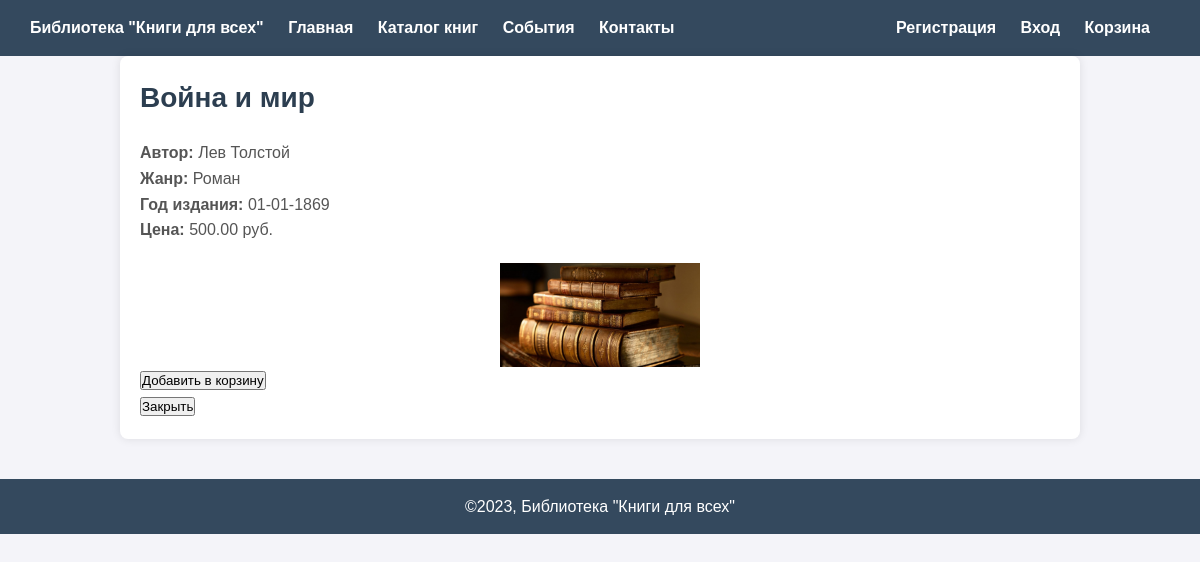
Screenshot of /code/details.php?ID=9 with the database file from the repository.
### code/details.php (the view, shortened to what this page needs)
<?php
include("db_connect.php");
$book_id = $_GET['ID'];
$sql_book = "SELECT k.`Код книги`, k.`Название`, k.`Цена`, DATE_FORMAT(k.`Год`, '%d-%m-%Y') AS `Год`, a.`Имя`, a.`Фамилия`, j.`Название жанра`
             FROM `Книга` k
             LEFT JOIN `Автор-книга` ak ON k.`Код книги` = ak.`Код Книга`
             LEFT JOIN `Автор` a ON ak.`Код Автор` = a.`Код автор`
             LEFT JOIN `Жанр-Книга` jk ON k.`Код книги` = jk.`Код Книги`
             LEFT JOIN `Жанр` j ON jk.`Код жанра` = j.`Код жанра`
             WHERE k.`Код книги` = '$book_id'";
$book_result = $conn->query($sql_book);
if ($book_result && $book_result->num_rows > 0) {
    $book = $book_result->fetch_assoc();
} else {
    die("Книга не найдена.");
}
?>
<!DOCTYPE html>
<html lang="ru">
<head>
    <link rel="stylesheet" href="catalog.css">
</head>
<body>
<div class="header">
    <div class="left-header">
        <a href="index.php">Библиотека "Книги для всех"</a>
        <a href="index.php">Главная</a>
        <a href="catalog.php">Каталог книг</a>
        <a href="events.php">События</a>
        <a href="contacts.php">Контакты</a>
    </div>
    <?php if (empty($_SESSION['auth'])): ?>
        <div class="right-header">
            <a href="reg.php">Регистрация</a>
            <a href="login.php">Вход</a>
            <a href="cart.php">Корзина</a>
        </div>
    <?php endif; ?>
</div>
<div class="book-details">
    <h1><?php echo $book['Название']; ?></h1>
    <p><strong>Автор:</strong> <?php echo $book['Имя'] . ' ' . $book['Фамилия']; ?></p>
    <p><strong>Жанр:</strong> <?php echo $book['Название жанра']; ?></p>
    <p><strong>Год издания:</strong> <?php echo $book['Год']; ?></p>
    <p><strong>Цена:</strong> <?php echo $book['Цена']; ?> руб.</p>
    <img src="<?php echo $book['Код книги']; ?>.jpg" alt="Обложка книги">
    <form action="details.php?ID=<?php echo $book['Код книги']; ?>" method="post">
        <input type="submit" name="add_to_cart" value="Добавить в корзину">
    </form>
    <form action="catalog.php" method="get">
        <button type="submit">Закрыть</button>
    </form>
</div>
<div class="footer">
    <p>©2023, Библиотека "Книги для всех"</p>
</div>
</body>
</html>

### style/catalog.css (style rules this page uses)
* { margin: 0; padding: 0; box-sizing: border-box; }
body { font-family: 'Arial', sans-serif; background-color: #f4f4f9; color: #333; line-height: 1.6; font-size: 16px; }
a { text-decoration: none; color: inherit; }
h1, h2, h3 { color: #2c3e50; }
.header { background-color: #34495e; color: white; padding: 15px 30px; display: flex; justify-content: space-between; align-items: center; }
.header .left-header a, .header .right-header a { color: white; margin-right: 20px; font-weight: bold; }
.book-details { width: 80%; margin: 0 auto; padding: 20px; background-color: white; border-radius: 8px; box-shadow: 0 0 10px rgba(0, 0, 0, 0.1); }
.book-details h1 { font-size: 28px; margin-bottom: 20px; }
.book-details p { font-size: 16px; color: #555; }
.book-details img { width: 200px; height: auto; margin-top: 20px; display: block; margin-left: auto; margin-right: auto; }
.footer { background-color: #34495e; color: white; text-align: center; padding: 15px; margin-top: 40px; }

### rows the page displays
книга: Название "Война и мир", Цена "500.00"
автор: Имя "Лев", Фамилия "Толстой"
жанр: Название жанра "Роман"

### other values shown
$book['Год'] "01-01-1869"
